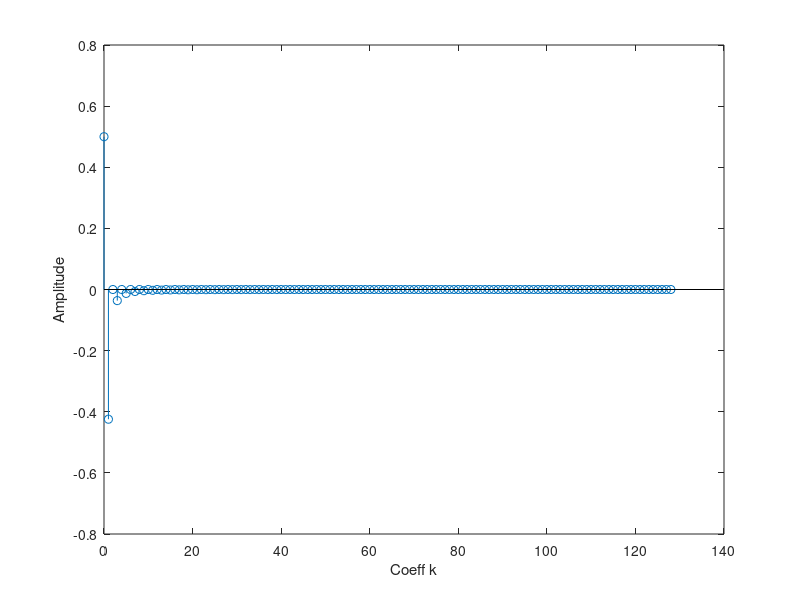
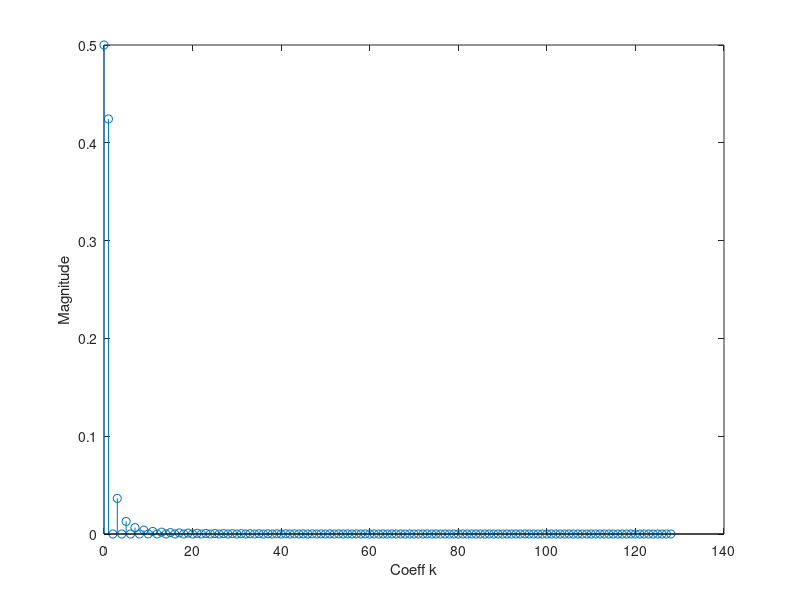
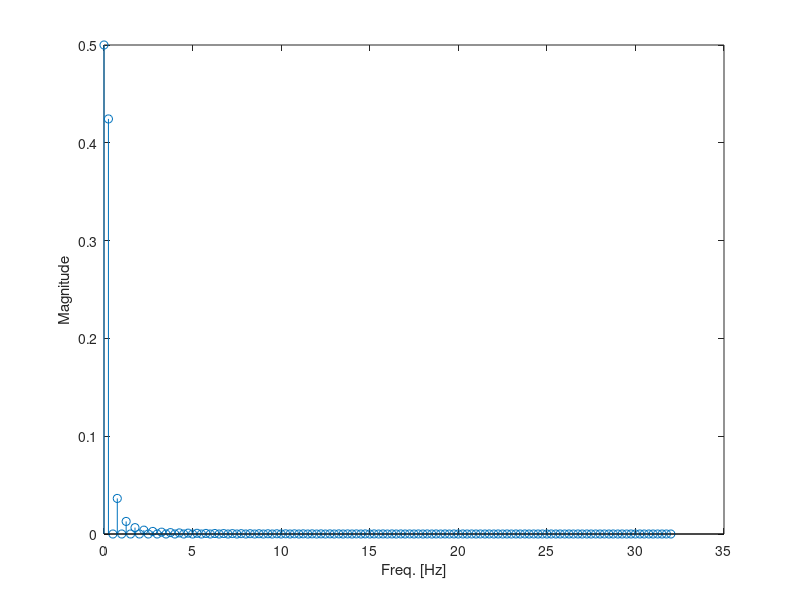

Source code (MATLAB) for these figures, in order: (Note: this script raises an error after producing the figures.)
close all
clear all
clc

N=128; % Number of coefficients
T0=4; % The period

ak=zeros(1,N);
for k=1:2:N
    ak(k)=(4/(pi*(1-4*k^2)));
end
ak=[0.5 ak]; % add a0

% Plot the coefficients with the original sign
stem(0:N,ak)
xlabel('Coeff k');
ylabel('Amplitude');

% Plot the absolute values of the coefficients
figure
stem(0:N,abs(ak))
xlabel('Coeff k');
ylabel('Magnitude');

% Plot the absolute values of the coefficients, as well as the calculated k
% order to the frequence
figure
stem((0:N)*(1/T0),abs(ak))
xlabel('Freq. [Hz]');
ylabel('Magnitude');


% Automatic calculation of the coefficients using FFT (pulse version)
[a0,a]=fcoeff('fullrect',T0,N); 
figure
stem(0:N,abs([a0 a]))
xlabel('Coeff k');
ylabel('Magnitude');

[abs(ak); abs([a0 a])]